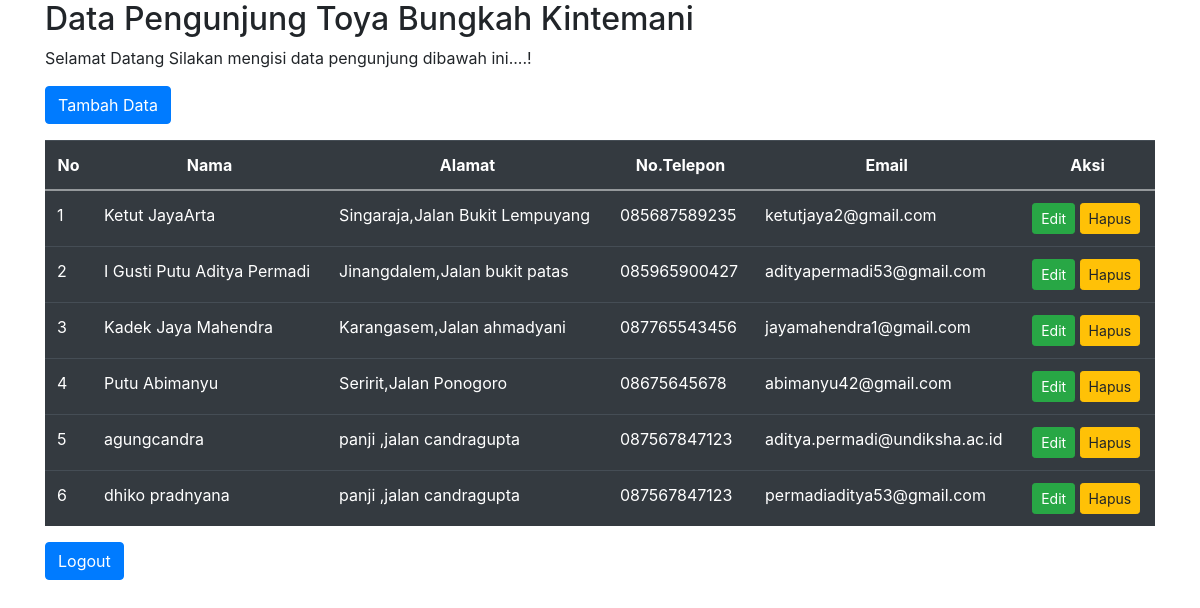
The app's page /home.php with its own data.
### tables this page shows
CREATE TABLE `datapengunjung` (
  `id` int(11) NOT NULL,
  `nama` varchar(100) NOT NULL,
  `alamat` varchar(100) NOT NULL,
  `notelepon` varchar(50) NOT NULL,
  `email` varchar(100) NOT NULL
);

### home.php (the view, shortened to what this page needs)
<?php
include "../koneksi.php";
$tampil = mysqli_query($conn,"SELECT * FROM datapengunjung")
?>
<!DOCTYPE html>
<html lang="en">
<head>
    <link rel="stylesheet" href="https://maxcdn.bootstrapcdn.com/bootstrap/4.5.2/css/bootstrap.min.css">
    <link rel="stylesheet" type="text/css" href="../css/bootstrap.min.css">
</head>
<body>
<div class="container">
  <h2>Data Pengunjung Toya Bungkah Kintemani </h2>
  <p>Selamat Datang <b><?php echo $_SESSION['nama']?></b> Silakan mengisi data pengunjung dibawah ini....!</p>
 <p><a href ="tambah.php"><button type="button" class="btn btn-primary">Tambah Data</button></p></a>
  <table class="table table-dark table-hover">
    <head>
      <tr>
        <th class="text-center">No</th>
        <th class="text-center">Nama</th>
        <th class="text-center">Alamat</th>
        <th class="text-center">No.Telepon</th>
        <th class="text-center">Email</th>
        <th class="text-center">Aksi</th>
      </tr>
    <tbody>
    <?php
     $no=1;
     while($r=mysqli_fetch_array($tampil)){
        echo
        "<tr>
            <td>$no</td>
            <td >$r[nama]</td>
            <td>$r[alamat]</td>
            <td>$r[notelepon]</td>
            <td>$r[email]</td>
            <td>
              <a href ='edit.php'><button type='button' class='btn btn-success btn-sm'>Edit</button></a>
              <a href ='hapus.php'><button type='button' class='btn btn-warning btn-sm'>Hapus</button></a>
            </td>
      </tr>";
      $no++;
     }
    ?>
    </tbody>
  </table>
  <p><a href ="../logout.php"><button type="button" class="btn btn-primary">Logout</button></p></a>
</div>
</body>
</html>

### records on screen
datapengunjung: nama "Ketut JayaArta", alamat "Singaraja,Jalan Bukit Lempuyang", notelepon "085687589235", email "ketutjaya2@gmail.com"
datapengunjung: nama "I Gusti Putu Aditya Permadi", alamat "Jinangdalem,Jalan bukit patas", notelepon "085965900427", email "adityapermadi53@gmail.com"
datapengunjung: nama "Kadek Jaya Mahendra", alamat "Karangasem,Jalan ahmadyani", notelepon "087765543456", email "jayamahendra1@gmail.com"
datapengunjung: nama "Putu Abimanyu", alamat "Seririt,Jalan Ponogoro", notelepon "08675645678", email "abimanyu42@gmail.com"
datapengunjung: nama "agungcandra", alamat "panji ,jalan candragupta", notelepon "087567847123", email "aditya.permadi@undiksha.ac.id"
datapengunjung: nama "dhiko pradnyana", alamat "panji ,jalan candragupta", notelepon "087567847123", email "permadiaditya53@gmail.com"
